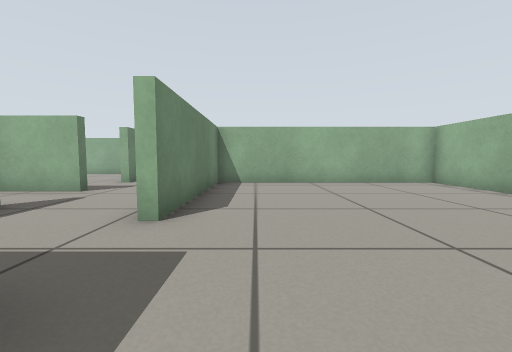
[1] (above)

22 first-person views from a walk through a Gazebo world. The camera is 0.45 m above the floor, tilts 4° down and sees 90° across. The floor is counted in squares, 0.5 m on a side. Each view is taken from the middle of a square. On the plan, view 1 faces up. The plan holds only what a view shows up to about 10 squares ahead; the rest is blank.

[2]
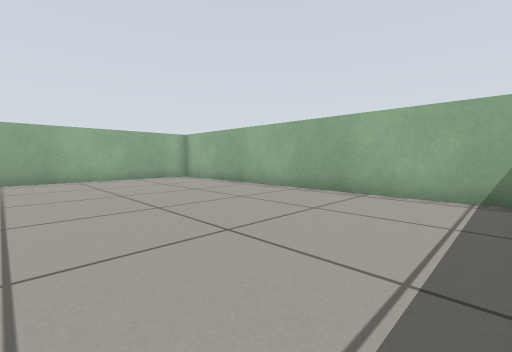

[3]
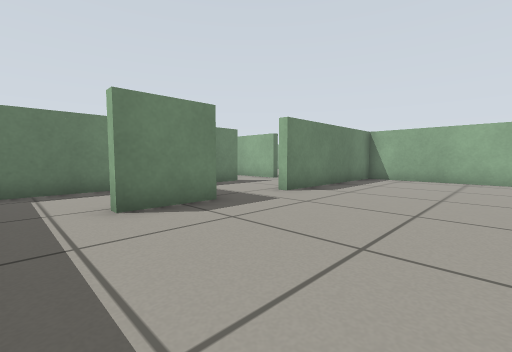

[4]
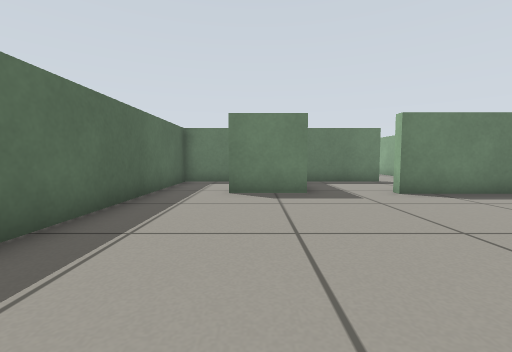

[5]
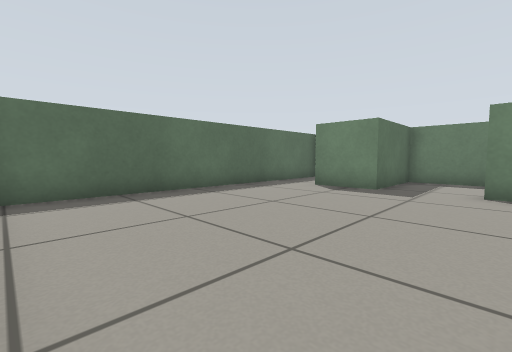

[6]
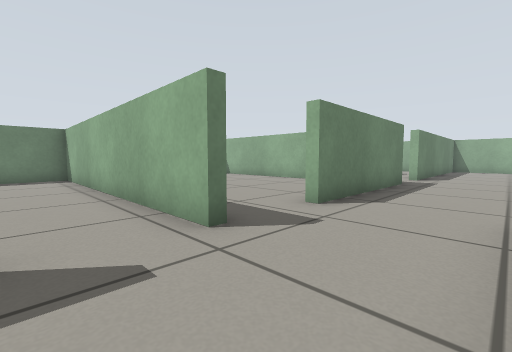

[7]
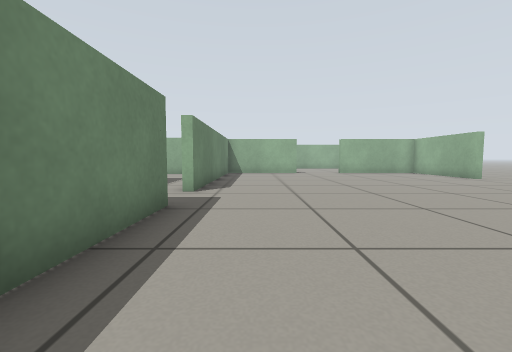

[8]
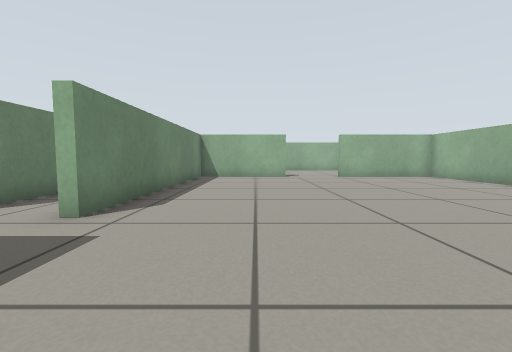

[9]
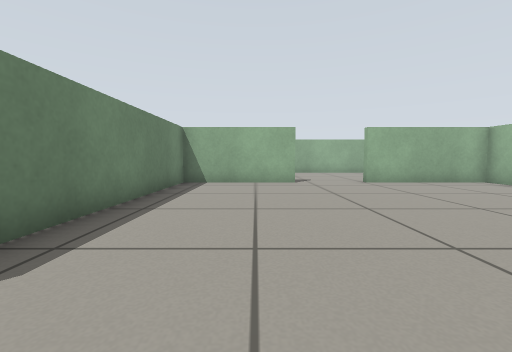

[10]
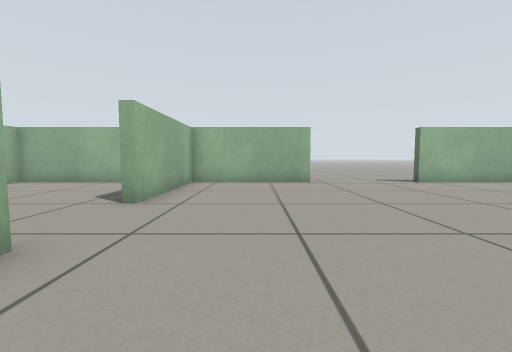

[11]
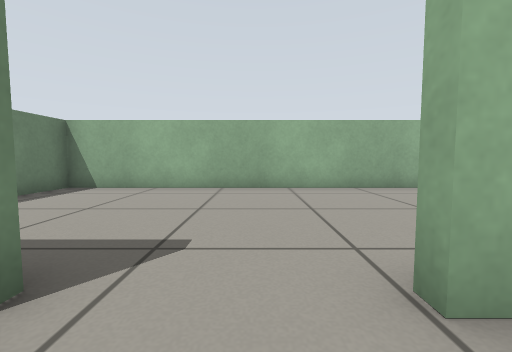

[12]
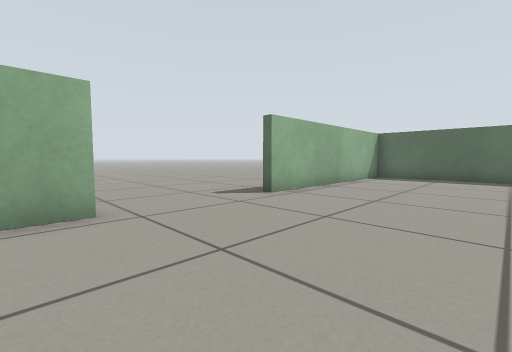

[13]
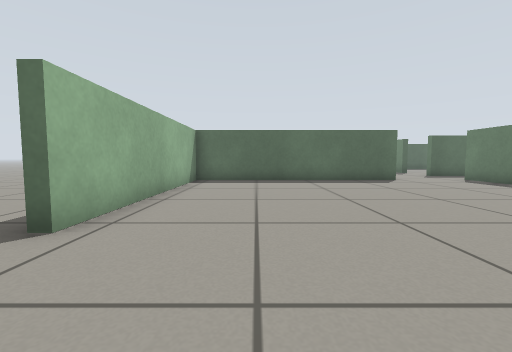

[14]
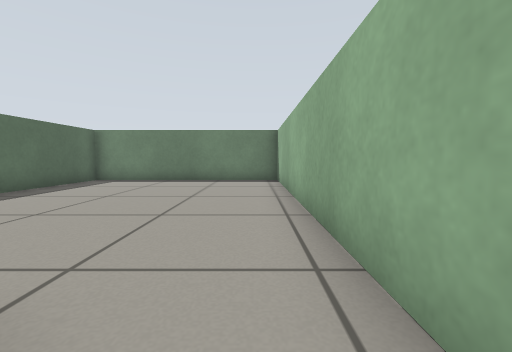

[15]
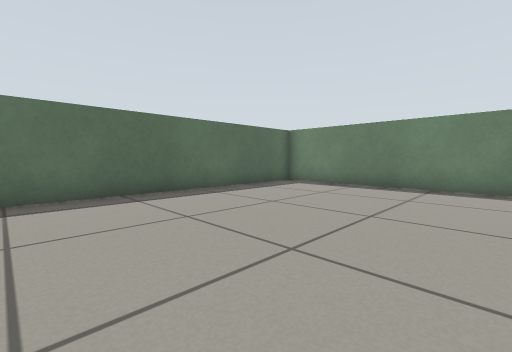

[16]
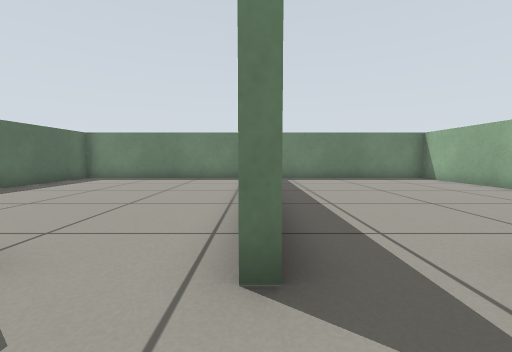

[17]
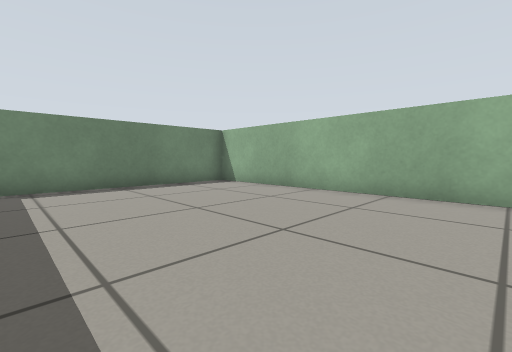

[18]
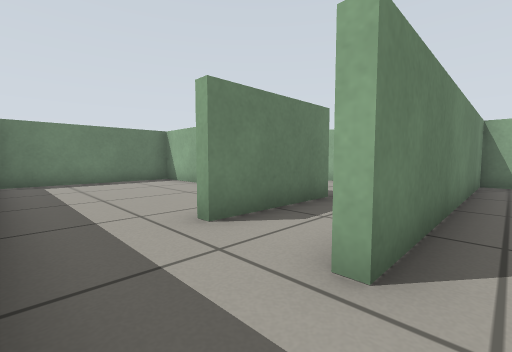

[19]
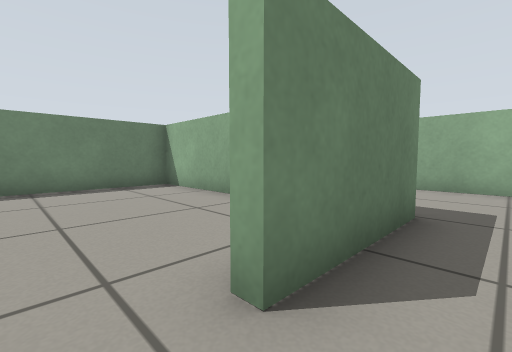

[20]
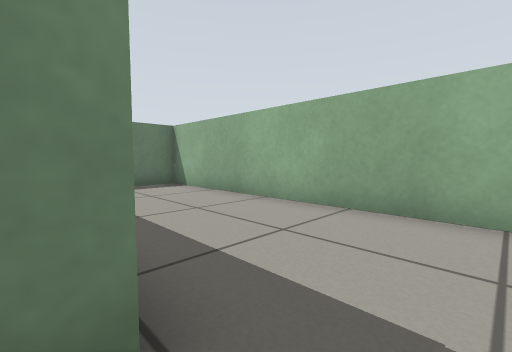

[21]
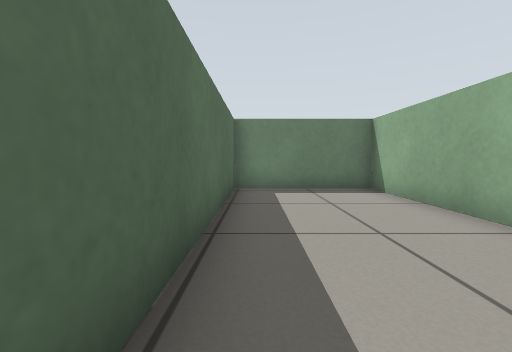

[22]
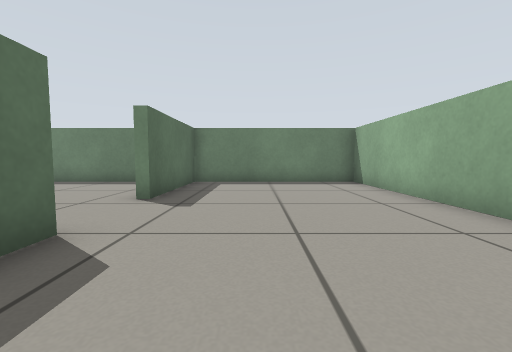

### Floor plan
Points are (right, up) in squares from view 1. A wall is a line through its corners. A room is listed if a view was taken in it or the views show most of it. See-through windows are left out.
Room 1 (views 1, 2, 3, 4, 5)
walls: (-2.6, 1.3) (-1.4, 1.3) (-1.4, -0.8); (6.4, -2.1) (6.4, 9.3) (-1.4, 9.3) (-1.4, 3.5); (-4.7, 0.1) (-4.7, -2.7) (6.1, -2.7)
ways out: opening at (-1.5, 2.5) to room 2
Room 2 (views 6, 7, 8, 9, 10, 11, 12, 13, 14, 16, 18, 22)
walls: (6.4, 21) (6.4, 25.4) (2.1, 25.4) (2.1, 25.7) (2.7, 25.7); (-4.7, 14.9) (-4.7, 9.4); (-0.5, 25.4) (-4.7, 25.4) (-4.7, 16.7); (1.9, 9.6) (3.9, 9.6); (6.4, 10) (6.4, 17); (6.4, 27.9) (6.4, 31.7) (-4.7, 31.7) (-4.7, 25.7) (-0.5, 25.7); (-4.6, 6.9) (-5.6, 6.9); (-4.7, 4.7) (-4.7, 1.3) (-2.6, 1.3)
ways out: opening at (-1.5, 2.5) to room 1; opening at (-5, 5.5) to room 3; opening at (-5, 8.5) to room 4; opening at (-5, 16) to room 5
Room 3 (view 15)
walls: (-14.1, -0.5) (-5.9, -0.5); (-5.6, 6.9) (-14.4, 6.9) (-14.4, 0.1)
ways out: opening at (-5, 5.5) to room 2
Room 4 (view 17)
walls: (-14.4, 13.9) (-14.4, 7.9); (-6, 14.5) (-13.8, 14.5)
ways out: opening at (-5, 8.5) to room 2
Room 5 (views 19, 20, 21)
walls: (-7, 20.4) (-7, 17.1) (-7.4, 17.1); (-5.9, 24.4) (-14.4, 24.4) (-14.4, 20.4) (-7.5, 20.4)
ways out: opening at (-5, 16) to room 2; opening at (-7, 16.5) to room 6
Room 6 (no view inside)
walls: (-11, 20.1) (-14.4, 20.1) (-14.4, 14.9)
ways out: opening at (-7, 16.5) to room 5

Where each view was taken, in squares from view 1:
view 1: 0 up, 0 right, facing up
view 2: 2 down, 0 right, facing up-right
view 3: 2 down, 3 right, facing up-left
view 4: 0 up, 5 right, facing left
view 5: 4 up, 6 right, facing down-left
view 6: 5 up, 2 left, facing up-left
view 7: 10 up, 3 left, facing up
view 8: 13 up, 2 left, facing up
view 9: 16 up, 2 left, facing up
view 10: 23 up, 3 left, facing right
view 11: 24 up, 1 right, facing up
view 12: 22 up, 2 right, facing down-right
view 13: 20 up, 4 right, facing down
view 14: 6 up, 4 left, facing left
view 15: 6 up, 6 left, facing down-left
view 16: 7 up, 3 left, facing left
view 17: 8 up, 6 left, facing up-left
view 18: 15 up, 4 left, facing up-left
view 19: 16 up, 6 left, facing up-left
view 20: 20 up, 6 left, facing up-left
view 21: 21 up, 7 left, facing left
view 22: 28 up, 5 right, facing left
